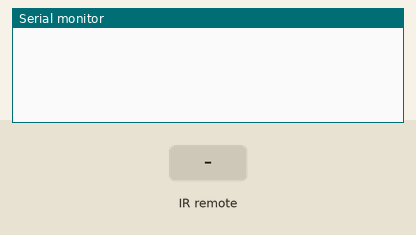
A sketch run on a simulated Arduino Uno, built with avr-gcc and run on an emulated ATmega328P. On the bench: the last lines printed to the serial monitor. The test bench sets the inputs (shaded band).

Above: at 1.2 s.
1.3 s: infrared code 0xFF02FD received
At 1.4 s:
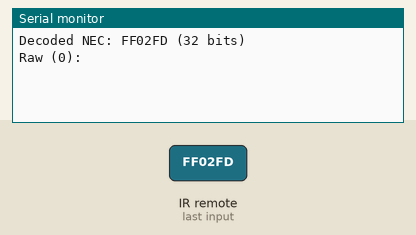
At 1.9 s:
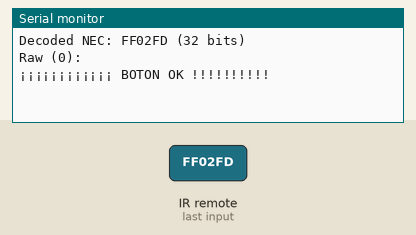

Measured:
- after the input at 1.3 s, the serial monitor: prints a new line at once (image 1)

The sketch:

infrarrojo.ino
```cpp
/**
   Ejemplo de mando a distancia por infrarrojos

   Borrar la librería IRRemoteRobot si existe porque colisiona con la que vamos a instalar
   (cerrar arduino, ir a la carpeta librerías y borrarla)

   Instalar la librería IRRemote

   Ayuda: http://www.pcbheaven.com/userpages/RC_Protocol_and_Modulation/

   PINSET:
   - GND a tierra
   - VCC a 5 Voltios
   - Signal a pin 6
*/

#include <IRremote.h>

int PIN_LECTURA = 6;
IRrecv irrecv(PIN_LECTURA);
decode_results mensaje;

void setup() {
  Serial.begin(9600);
  irrecv.enableIRIn();
}

void loop() {
  // copiar los datos que llegan en la variable mensaje
  if (irrecv.decode(&mensaje)) {
    // mostrar todos los datos posibles;
    dump(&mensaje);
    irrecv.resume();
    delay (100);
    // ejecutar en función del botón del mando
    if (mensaje.value == 0xFF02FD) {
      Serial.println("¡¡¡¡¡¡¡¡¡¡¡¡ BOTON OK !!!!!!!!!!");
    }
  }
}


void dump(decode_results *results) {
  // Dumps out the decode_results structure.
  // Call this after IRrecv::decode()
  int count = results->rawlen;
  if (results->decode_type == UNKNOWN) {
    Serial.print("Unknown encoding: ");
  }
  else if (results->decode_type == NEC) {
    Serial.print("Decoded NEC: ");

  }
  else if (results->decode_type == SONY) {
    Serial.print("Decoded SONY: ");
  }
  else if (results->decode_type == RC5) {
    Serial.print("Decoded RC5: ");
  }
  else if (results->decode_type == RC6) {
    Serial.print("Decoded RC6: ");
  }
  else if (results->decode_type == PANASONIC) {
    Serial.print("Decoded PANASONIC - Address: ");
    Serial.print(results->address, HEX);
    Serial.print(" Value: ");
  }
  else if (results->decode_type == LG) {
    Serial.print("Decoded LG: ");
  }
  else if (results->decode_type == JVC) {
    Serial.print("Decoded JVC: ");
  }
  else if (results->decode_type == AIWA_RC_T501) {
    Serial.print("Decoded AIWA RC T501: ");
  }
  else if (results->decode_type == WHYNTER) {
    Serial.print("Decoded Whynter: ");
  }
  Serial.print(results->value, HEX);
  Serial.print(" (");
  Serial.print(results->bits, DEC);
  Serial.println(" bits)");
  Serial.print("Raw (");
  Serial.print(count, DEC);
  Serial.print("): ");

  for (int i = 1; i < count; i++) {
    if (i & 1) {
      Serial.print(results->rawbuf[i]*USECPERTICK, DEC);
    }
    else {
      Serial.write('-');
      Serial.print((unsigned long) results->rawbuf[i]*USECPERTICK, DEC);
    }
    Serial.print(" ");
  }
  Serial.println();
}

/*
  void display(decode_results results) {
  Serial.println(results.value, HEX);
  Serial.println(results.address, HEX);
  Serial.println(results.value, HEX);
  Serial.println(results.decode_type);
  Serial.println(results.bits);
  Serial.println(results.rawlen);
  Serial.println(results.overflow);
  Serial.println("----------");
  }
*/
```
